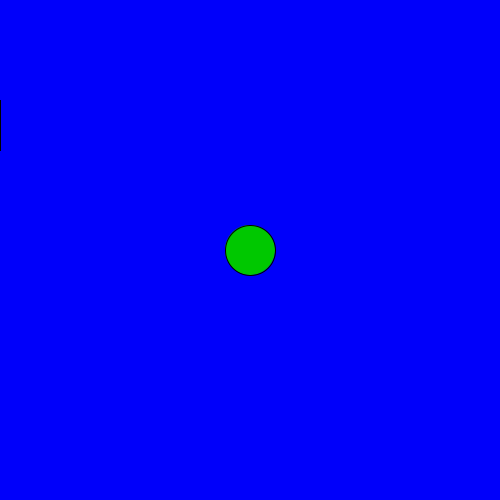
Frame 1 (no input)
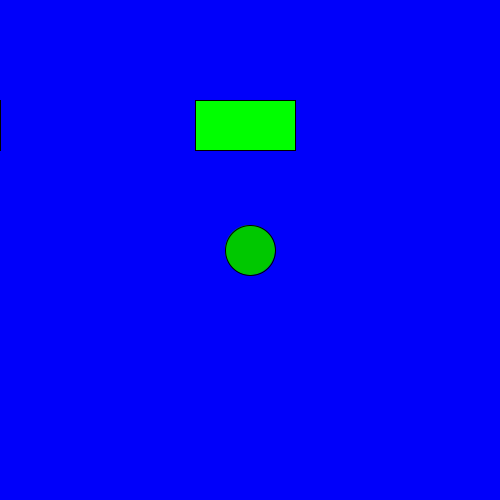
Frame 60 (the mouse pressed at the canvas centre just before this capture)
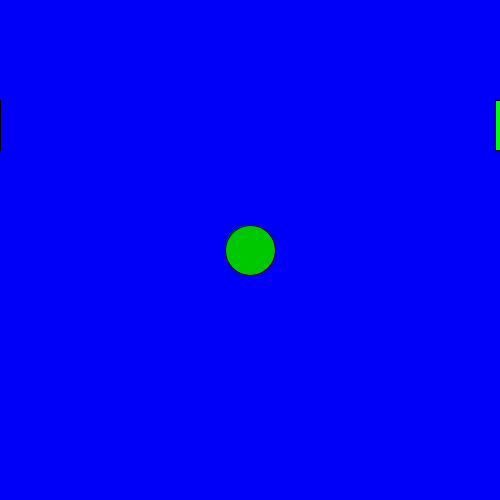
Frame 120 (the mouse held since frame 60 and released just before this capture)

The Processing sketch that drew these frames (run headless with seeded random() and noise(); from frame 60 on, the mouse is pressed at the canvas centre):

// Processing sketch: Frogger
// ── Frogger.pde
void setup(){
 size(500, 500);

}

int frogX = 250;
int frogY = 250;
int frogHop;

 Car car = new Car(-100, 100, 100, 5);
 Car car1 = new Car(-100, 100, 100, 5);
 Car car2 = new Car(-100, 100, 100, 5);
 Car car3 = new Car(-100, 100, 100, 5);
 Car car4 = new Car(-100, 100, 100, 5);
 Car car5 = new Car(-100, 100, 100, 5);

void draw(){
  background(0, 0, 250);

fill(0, 200, 0);
ellipse(frogX, frogY, 50, 50);

car.display();
car1.display();
car2.display();
car3.display();
car4.display();
car5.display();

car.carMove();

if(intersects(car1) == true){
  
frogX = 250;
frogY = 250;
}
}

  
void keyPressed()
{
    if(key == CODED){
        if(keyCode == UP && !(frogY == 50))
        {
        frogY -= 50;
}
        else if(keyCode == DOWN && !(frogY == 450))
        {
        frogY += 50;
        }
        else if(keyCode == RIGHT && !(frogX == 450))
        {
            frogX += 50;
        }
        else if(keyCode == LEFT && !(frogX == 50))
        {
            frogX -= 50;
        }
    }
}

class Car{
  
  int carX;
  int carY;
  int carSize;
  int carSpeed;
  
  Car(int carX, int carY, int carSize, int carSpeed){
    this.carX = carX;
    this.carY = carY;
    this.carSize = carSize;
    this.carSpeed = carSpeed;
  }
  
  void display(){
   fill(0, 255, 0);
   rect(carX, carY, carSize, 50);
  }
  
  void carMove(){
   
    this.carX += carSpeed;
    
  }
  
  int getX(){
    return carX;
  }
  
    int getY(){
    return carY;
  }
  
    int getSize(){
     return carSize; 
    }
}


boolean intersects(Car car) {
 if ((frogY > car.getY() && frogY < car.getY()+50) &&
                (frogX > car.getX() && frogX < car.getX()+car.getSize())) {
   return true;
  }
 else  {
  return false;
 }
}
 
